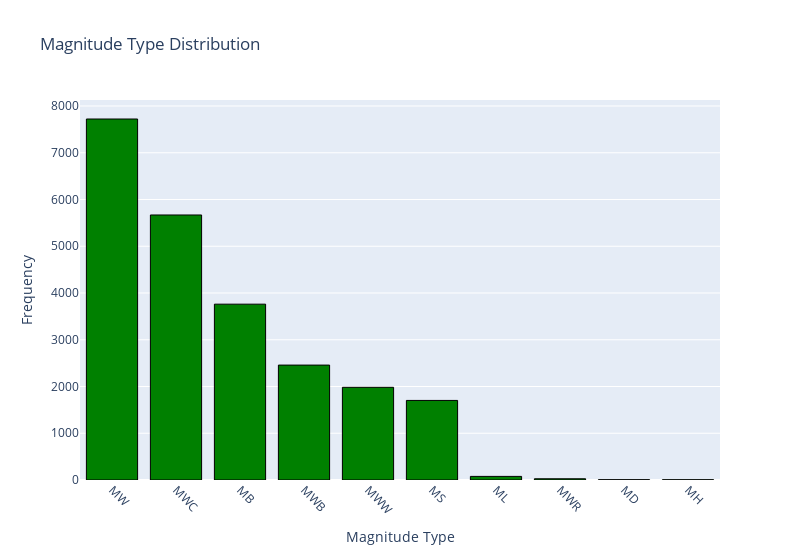

The notebook cell this image was saved under:
### Markdown cell above
# **Magnitude Types:**

### Code cell
import plotly.graph_objects as go

magnitude_type_counts = df['Magnitude Type'][df['Magnitude Type'] != 'nan'].value_counts()
magnitude_type_counts = magnitude_type_counts.sort_values(ascending=False)

bar_trace = go.Bar(
    x=magnitude_type_counts.index,
    y=magnitude_type_counts.values,
    marker_color='green',
    marker_line_color='black',
    marker_line_width=1
)

layout = go.Layout(
    title='Magnitude Type Distribution',
    xaxis=dict(title='Magnitude Type', tickangle=45),
    yaxis=dict(title='Frequency'),
    width=800  
)

fig = go.Figure(data=[bar_trace], layout=layout)
fig.show()

### Figure 1 — Plotly figure (JSON) as saved in the notebook; plotly's stock layout.template omitted (floating-point values rounded to 4 significant figures)
{"data": [{"marker": {"color": "green", "line": {"color": "black", "width": 1}}, "type": "bar", "x": ["MW", "MWC", "MB", "MWB", "MWW", "MS", "ML", "MWR", "MD", "MH"], "y": [7722, 5669, 3761, 2458, 1983, 1702, 77, 26, 6, 5]}], "layout": {"title": {"text": "Magnitude Type Distribution"}, "width": 800, "xaxis": {"tickangle": 45, "title": {"text": "Magnitude Type"}}, "yaxis": {"title": {"text": "Frequency"}}}}
